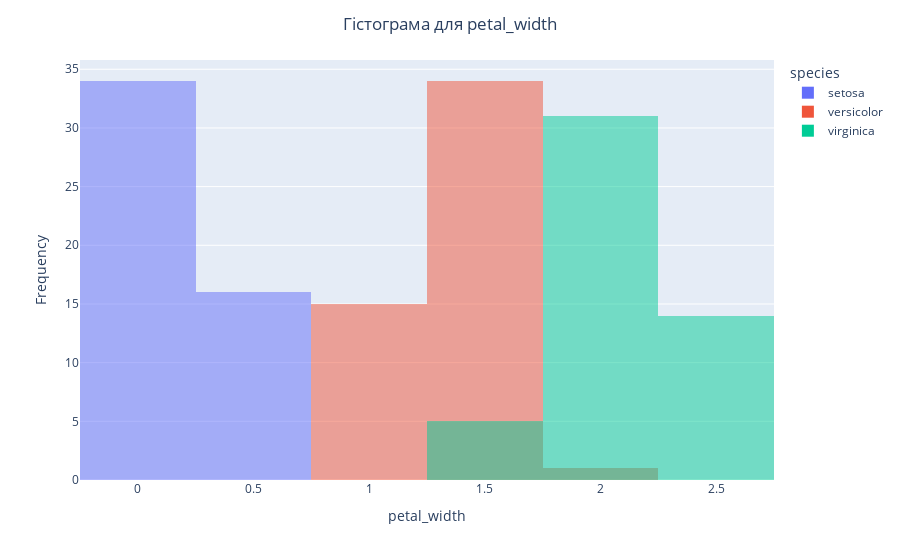

The notebook cell saved with this chart:
### Markdown cell above
### Завдання 1.2

### Code cell
fig = px.histogram(data, x='petal_width', color='species', barmode='overlay')
fig.update_layout(xaxis_title='petal_width',yaxis_title='Frequency')
fig.update_layout(title_text="Гістограма для petal_width", title_x=0.5)
fig.show()

### Figure 1 — Plotly figure (JSON) as saved in the notebook; plotly's stock layout.template omitted (floating-point values rounded to 4 significant figures)
{"data": [{"alignmentgroup": "True", "bingroup": "x", "hovertemplate": "species=setosa<br>petal_width=%{x}<br>count=%{y}<extra></extra>", "legendgroup": "setosa", "marker": {"color": "#636efa", "opacity": 0.5, "pattern": {"shape": ""}}, "name": "setosa", "offsetgroup": "setosa", "orientation": "v", "showlegend": true, "type": "histogram", "x": [0.2, 0.2, 0.2, 0.2, 0.2, 0.4, 0.3, 0.2, 0.2, 0.1, 0.2, 0.2, 0.1, 0.1, 0.2, 0.4, 0.4, 0.3, 0.3, 0.3, 0.2, 0.4, 0.2, 0.5, 0.2, 0.2, 0.4, 0.2, 0.2, 0.2, 0.2, 0.4, 0.1, 0.2, 0.1, 0.2, 0.2, 0.1, 0.2, 0.2, 0.3, 0.3, 0.2, 0.6, 0.4, 0.3, 0.2, 0.2, 0.2, 0.2], "xaxis": "x", "yaxis": "y"}, {"alignmentgroup": "True", "bingroup": "x", "hovertemplate": "species=versicolor<br>petal_width=%{x}<br>count=%{y}<extra></extra>", "legendgroup": "versicolor", "marker": {"color": "#EF553B", "opacity": 0.5, "pattern": {"shape": ""}}, "name": "versicolor", "offsetgroup": "versicolor", "orientation": "v", "showlegend": true, "type": "histogram", "x": [1.4, 1.5, 1.5, 1.3, 1.5, 1.3, 1.6, 1, 1.3, 1.4, 1, 1.5, 1, 1.4, 1.3, 1.4, 1.5, 1, 1.5, 1.1, 1.8, 1.3, 1.5, 1.2, 1.3, 1.4, 1.4, 1.7, 1.5, 1, 1.1, 1, 1.2, 1.6, 1.5, 1.6, 1.5, 1.3, 1.3, 1.3, 1.2, 1.4, 1.2, 1, 1.3, 1.2, 1.3, 1.3, 1.1, 1.3], "xaxis": "x", "yaxis": "y"}, {"alignmentgroup": "True", "bingroup": "x", "hovertemplate": "species=virginica<br>petal_width=%{x}<br>count=%{y}<extra></extra>", "legendgroup": "virginica", "marker": {"color": "#00cc96", "opacity": 0.5, "pattern": {"shape": ""}}, "name": "virginica", "offsetgroup": "virginica", "orientation": "v", "showlegend": true, "type": "histogram", "x": [2.5, 1.9, 2.1, 1.8, 2.2, 2.1, 1.7, 1.8, 1.8, 2.5, 2, 1.9, 2.1, 2, 2.4, 2.3, 1.8, 2.2, 2.3, 1.5, 2.3, 2, 2, 1.8, 2.1, 1.8, 1.8, 1.8, 2.1, 1.6, 1.9, 2, 2.2, 1.5, 1.4, 2.3, 2.4, 1.8, 1.8, 2.1, 2.4, 2.3, 1.9, 2.3, 2.5, 2.3, 1.9, 2, 2.3, 1.8], "xaxis": "x", "yaxis": "y"}], "layout": {"barmode": "overlay", "legend": {"title": {"text": "species"}, "tracegroupgap": 0}, "margin": {"t": 60}, "title": {"text": "Гістограма для petal_width", "x": 0.5}, "xaxis": {"anchor": "y", "domain": [0, 1], "title": {"text": "petal_width"}}, "yaxis": {"anchor": "x", "domain": [0, 1], "title": {"text": "Frequency"}}}}
